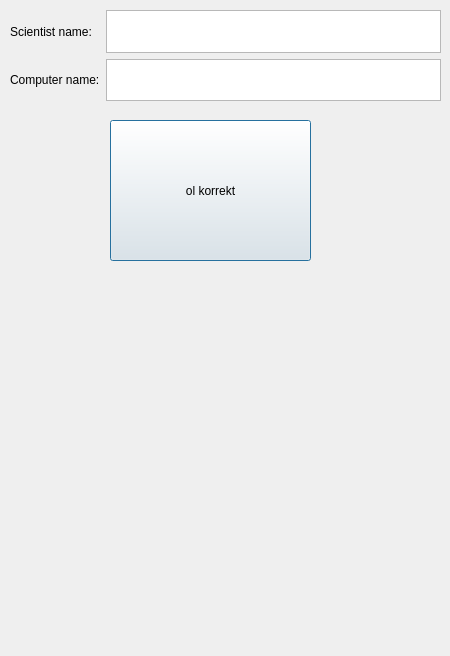
<?xml version="1.0" encoding="UTF-8"?>
<ui version="4.0">
 <class>AddRelation</class>
 <widget class="QDialog" name="AddRelation">
  <property name="geometry">
   <rect>
    <x>0</x>
    <y>0</y>
    <width>450</width>
    <height>656</height>
   </rect>
  </property>
  <property name="windowTitle">
   <string>Dialog</string>
  </property>
  <widget class="QPushButton" name="ok">
   <property name="geometry">
    <rect>
     <x>110</x>
     <y>120</y>
     <width>201</width>
     <height>141</height>
    </rect>
   </property>
   <property name="text">
    <string>ol korrekt</string>
   </property>
  </widget>
  <widget class="QWidget" name="">
   <property name="geometry">
    <rect>
     <x>10</x>
     <y>10</y>
     <width>431</width>
     <height>91</height>
    </rect>
   </property>
   <layout class="QHBoxLayout" name="horizontalLayout">
    <item>
     <layout class="QVBoxLayout" name="verticalLayout_2">
      <item>
       <widget class="QLabel" name="scientist">
        <property name="text">
         <string>Scientist name:</string>
        </property>
       </widget>
      </item>
      <item>
       <widget class="QLabel" name="computer">
        <property name="text">
         <string>Computer name:</string>
        </property>
       </widget>
      </item>
     </layout>
    </item>
    <item>
     <layout class="QVBoxLayout" name="verticalLayout">
      <item>
       <widget class="QTextEdit" name="scientist_input"/>
      </item>
      <item>
       <widget class="QTextEdit" name="computer_input"/>
      </item>
     </layout>
    </item>
   </layout>
  </widget>
 </widget>
 <resources/>
 <connections/>
</ui>
